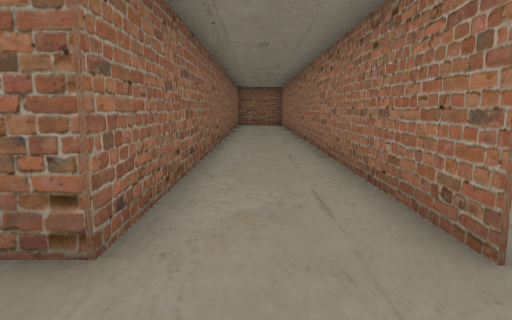
View 1 (above)

24 first-person views from a walk through a scene from a Unity 3-D project. The camera is 1.3 m above the floor, tilts 8° down and sees 70° across. The floor is counted in squares, 1.23 m on a side. Each view is taken from the middle of a square. On the plan, view 1 faces up. The plan holds only what a view shows up to about 14 squares ahead; the rest is blank. The place goes on beyond the plan. The player is left out.

View 2
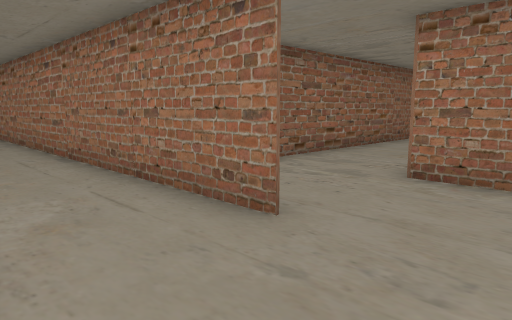

View 3
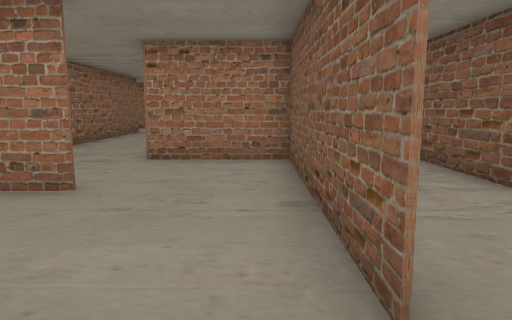

View 4
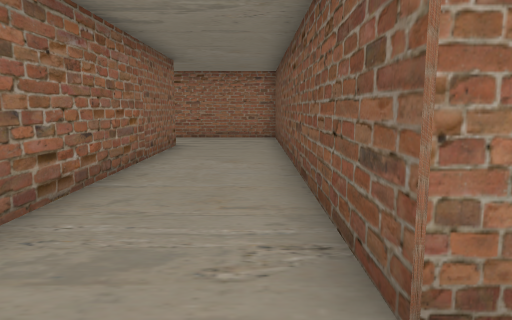

View 5
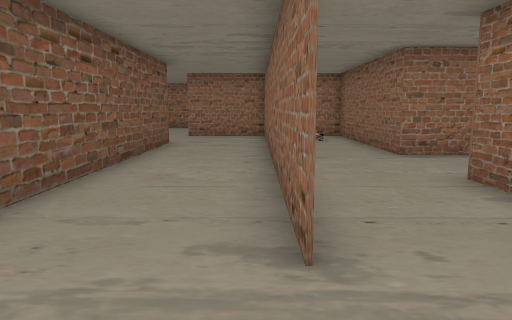

View 6
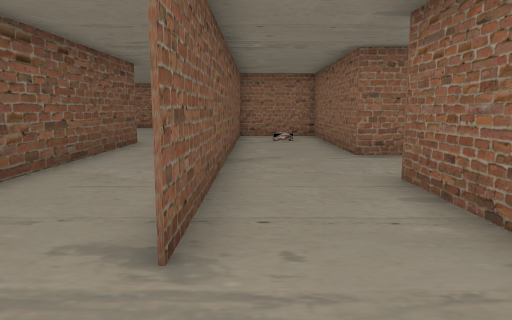

View 7
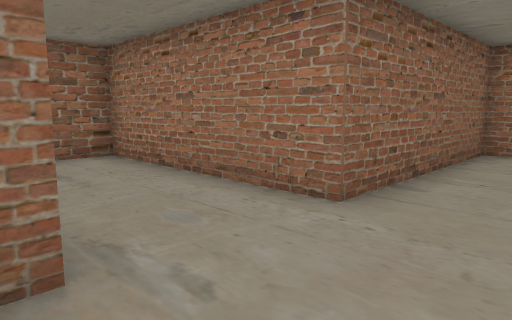

View 8
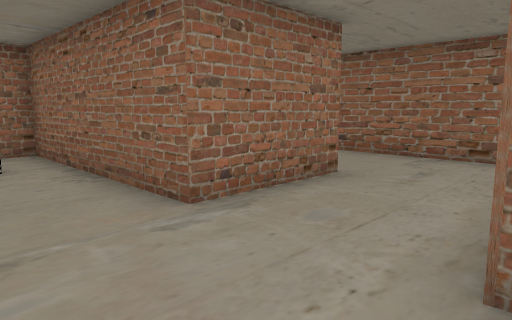

View 9
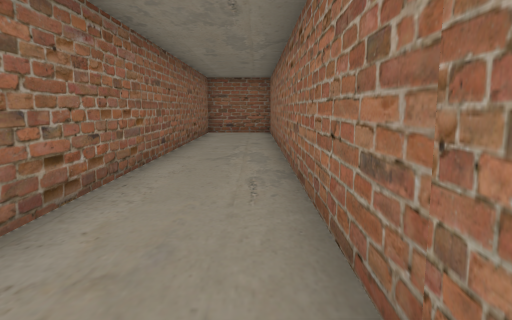

View 10
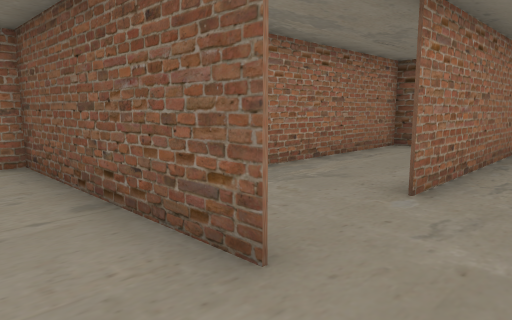

View 11
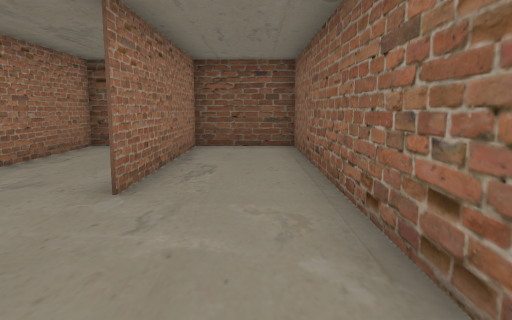

View 12
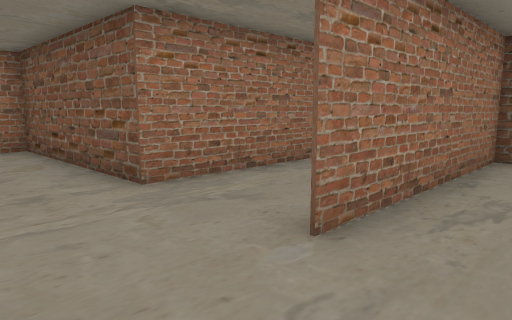

View 13
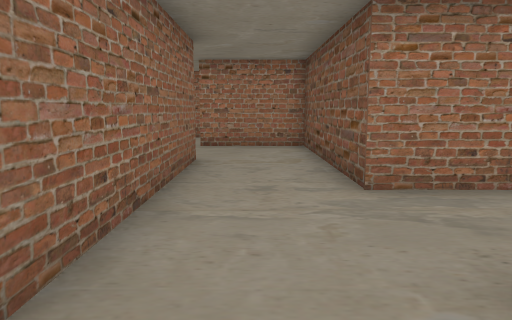

View 14
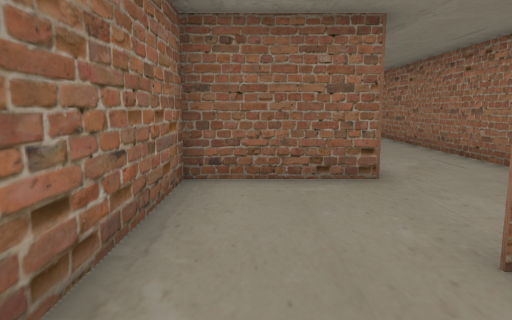

View 15
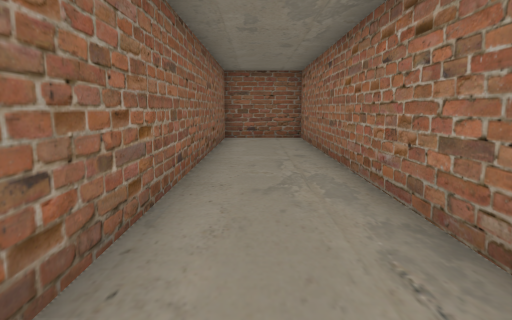

View 16
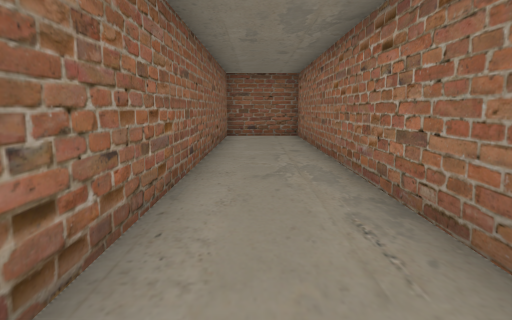

View 17
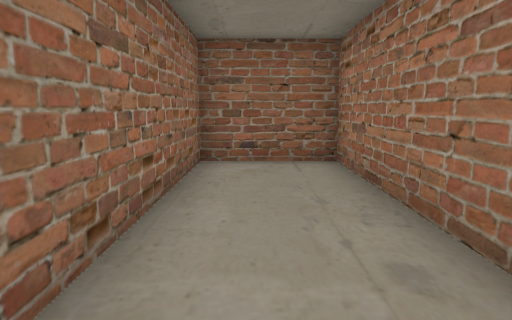

View 18
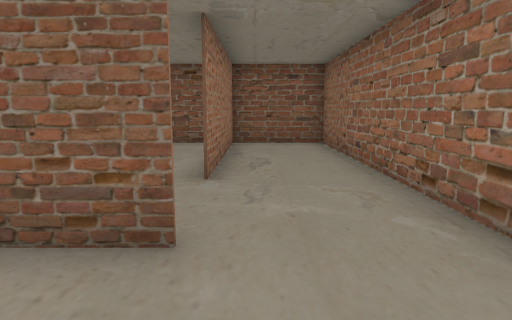

View 19
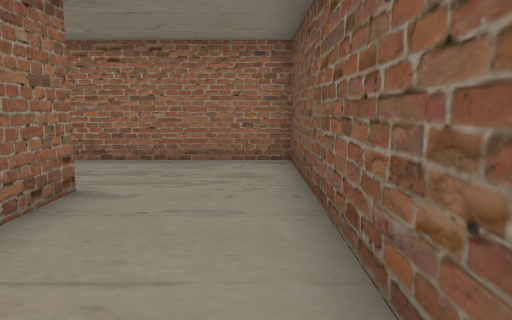

View 20
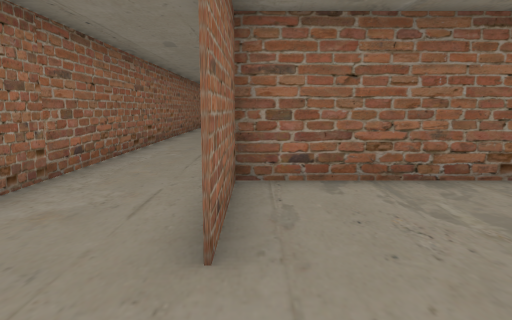

View 21
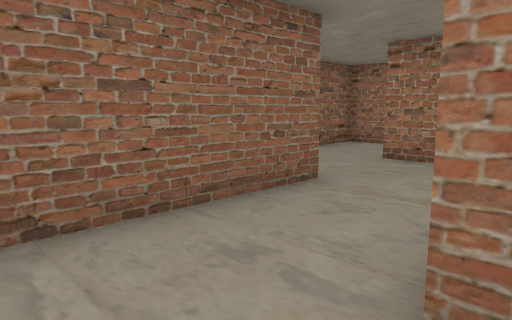

View 22
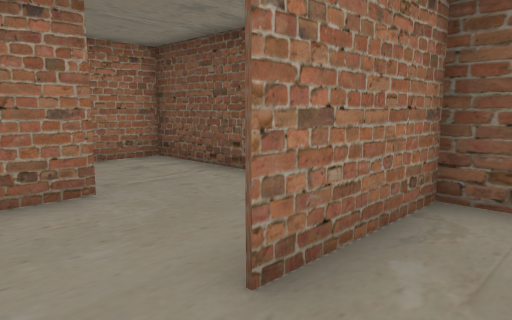

View 23
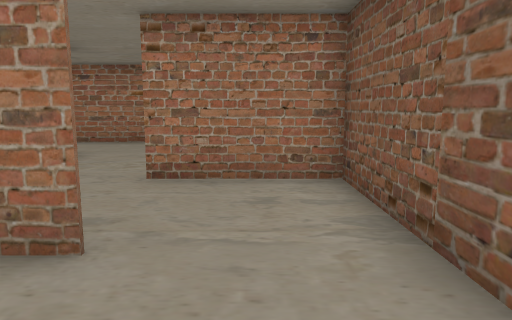

View 24
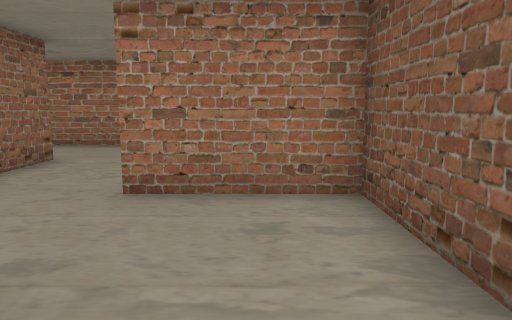

### Floor plan
Points are (right, up) in squares from view 1. A wall is a line through its corners. A room is listed if a view was taken in it or the views show most of it. See-through windows are left out.
Room 1 (views 1, 2, 3, 4, 5, 6, 7, 8, 9, 10, 11, 12, 15, 16, 17, 18, 19, 20)
walls: (2.4, 5.4) (13.8, 5.4); (7.7, 11.4) (7.7, 8.2) (1.7, 8.2); (1.6, 2.2) (1.6, 23.4) (-1.1, 23.4) (-1.1, 2.5) (-4.1, 2.5) (-4.1, -1.5); (13.8, 5.3) (1.7, 5.3) (1.7, 2.2); (-1.5, -0.7) (4.6, -0.7) (4.6, 2.3) (16.5, 2.3) (16.5, 8.2) (10.5, 8.2) (10.5, 14.2) (8.5, 14.2)
ways out: opening at (-2.5, -1) to room 2; opening at (8, 12.5)
Room 2 (views 13, 14)
walls: (-4.1, -1.5) (-4.1, -9.4) (-1.3, -9.4) (-1.3, -3.4)
ways out: opening at (-2.5, -1) to room 1; opening at (-1, -2.5) to room 3
Room 3 (view 21)
walls: (4.8, -0.7) (-1.4, -0.7); (-0.4, -9.4) (1.6, -9.4) (1.6, -3.4) (7.4, -3.4) (7.4, -1.4)
ways out: opening at (-1, -2.5) to room 2; opening at (6, -1) to room 4
Room 4 (view 22)
walls: (7.4, -1.4) (7.4, -0.4)
ways out: opening at (6, -1) to room 3; opening at (7, 0.5) to room 5
Room 5 (views 23, 24)
walls: (10.5, -0.8) (10.5, 2.2) (8.8, 2.2)
ways out: opening at (7, 0.5) to room 4; opening at (11, -1.5) to room 6
Room 6 (no view inside)
walls: (9.7, -3.4) (13.5, -3.3) (13.5, -0.2)
ways out: opening at (11, -1.5) to room 5; opening at (14, 0.5)

Where each view was taken, in squares from view 1:
view 1: 0 up, 0 right, facing up
view 2: 0 up, 1 left, facing up-right
view 3: 0 up, 3 left, facing right
view 4: 3 up, 3 right, facing right
view 5: 5 up, 16 right, facing left
view 6: 6 up, 16 right, facing left
view 7: 6 up, 7 right, facing up-right
view 8: 6 up, 11 right, facing up-left
view 9: 7 up, 1 right, facing up
view 10: 1 up, 3 left, facing down-right
view 11: 1 up, 3 left, facing down
view 12: 1 down, 3 left, facing down-right
view 13: 2 down, 3 left, facing right
view 14: 3 down, 3 left, facing up
view 15: 10 up, 0 right, facing up
view 16: 9 up, 0 right, facing up
view 17: 16 up, 0 right, facing up
view 18: 2 up, 2 left, facing down
view 19: 3 up, 9 right, facing right
view 20: 0 up, 2 right, facing up
view 21: 4 down, 0 right, facing up-right
view 22: 1 up, 6 right, facing down-right
view 23: 2 down, 8 right, facing right
view 24: 2 down, 9 right, facing right
